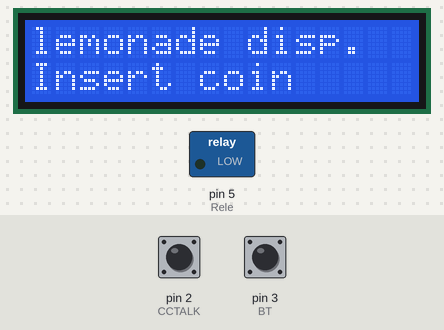
Recording of a sketch running on a simulated Arduino Uno, built with avr-gcc and run on an emulated ATmega328P. Parts: 16×2 character LCD, switched loads named in the sketch (green lamp = pin HIGH). Wiring (inferred from the names in the program): PCF8574 port expander at I2C address 0x27. Wiring (inferred from the signals the program sends): character LCD (HD44780): RS Q0; E Q2; backlight Q3; data Q4, Q5, Q6, Q7. Inputs (shaded band) come from the test bench; at power-on: pin 2 (CCTALK) LOW, pin 3 (BT) LOW.

Above: at 2.8 s.
2.9 s: pin 2 (CCTALK) pulsed HIGH 5 times (0.12 s each, 0.3 s apart)
At 3.4 s:
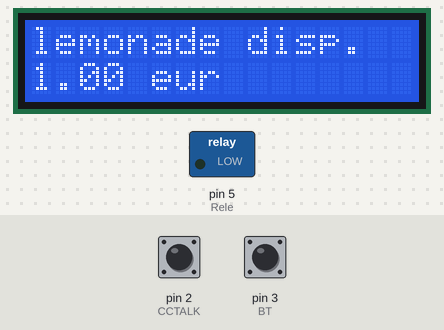
At 5.5 s:
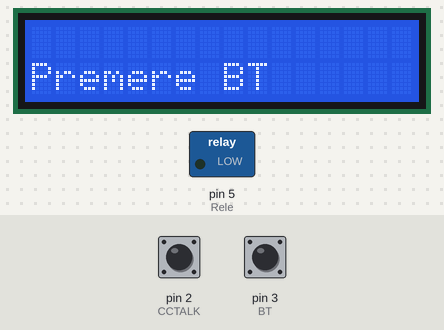
5.9 s: pin 3 (BT) pulsed HIGH 2 times (0.12 s each, 0.3 s apart)
At 7.6 s:
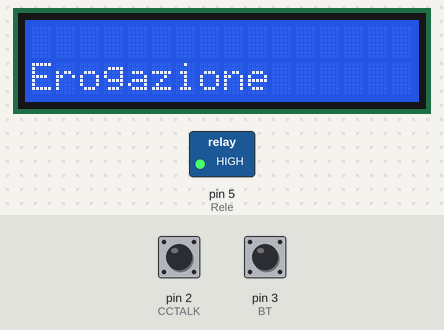
Timing chart, 0 to 13.5 s (numbered marks = the images above; inputs shaded):
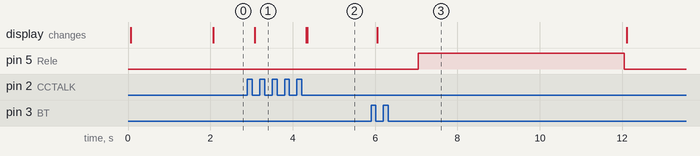

The sketch:

distributoreLimonata.ino
```cpp
#include "HD44780_LCD_PCF8574.h"
HD44780LCD lcd(2, 16, 0x27);

enum stati {accensione, waitcoin, attendistart, erogazione} stato;
bool FIRST = true;
#define _SETUP_BEGIN_ if (FIRST) {
#define _SETUP_END_ FIRST = false;}
void go(enum stati st){
  stato = st;
  FIRST = true;
}

void setup() {
  pinMode(2, INPUT);//CCTALK
  pinMode(3, INPUT);//BT
  pinMode(5, OUTPUT);//Rele
}

int s, ps;
int bt, pvbt;
int cc = 0;
unsigned long t1;
bool misura;
int importo;
int qta; //qta erogata
int maxqta = 10;

void loop() {
  switch(stato){
    case accensione:
      act_accensione();
      break;
    case waitcoin:
      act_waitcoin();
      break;
    case attendistart:
      act_attendistart();
      break;
    case erogazione:
      act_erogazione();
      break;
  }
}

void act_accensione(){
  _SETUP_BEGIN_
  _SETUP_END_

  lcd.PCF8574_LCDInit(LCDCursorTypeOff);
  lcd.PCF8574_LCDClearScreen();
  lcd.PCF8574_LCDBackLightSet(true);
  lcd.PCF8574_LCDGOTO(1, 0);
  lcd.PCF8574_LCDSendString("lemonade disp.");
  delay(2000);
  go(waitcoin);
}

void act_waitcoin(){
  _SETUP_BEGIN_
  lcd.PCF8574_LCDGOTO(2, 0);
  lcd.PCF8574_LCDSendString("Insert coin ");
  importo = 0;
  _SETUP_END_

  s = !digitalRead(2);

  if (s && !ps) {
    if (cc == 0) {
      t1 = millis();
      misura = true;
    }
    cc++;
  }

  if (((millis() - t1) > 1000) && misura) {
    lcd.PCF8574_LCDGOTO(2, 0);
    if (cc == 1) {
      lcd.PCF8574_LCDSendString("0.50 eur     ");
      importo += 50;
    } else if (cc == 2) {
      lcd.PCF8574_LCDSendString("1.00 eur     ");
      importo += 100;
    } else if (cc == 4) {
      lcd.PCF8574_LCDSendString("2.00 eur     ");
      importo += 200;
    } else {
      lcd.PCF8574_LCDSendString("?.?? eur");
    }

    cc = 0;
    misura = false;
  }

  if (importo >= 200) {
    go(attendistart);
  }

  ps = s;
}

void act_attendistart(){
  _SETUP_BEGIN_
  lcd.PCF8574_LCDClearScreen();
  lcd.PCF8574_LCDGOTO(2, 0);
  lcd.PCF8574_LCDSendString("Premere BT");
  _SETUP_END_

  bt = digitalRead(3);
  if (!bt && pvbt) { //FDD
    go(erogazione);
  }

  pvbt = bt;
}

void act_erogazione(){
  _SETUP_BEGIN_
  lcd.PCF8574_LCDClearScreen();
  lcd.PCF8574_LCDGOTO(2, 0);
  lcd.PCF8574_LCDSendString("Erogazione      ");
  delay(1000);
  digitalWrite(5, HIGH);
  t1 = millis();
  qta = 0;
  _SETUP_END_

  if ((millis() - t1) >= 500) {
    qta++;
    lcd.PCF8574_LCDGOTO(2, 0);
    lcd.PCF8574_LCDSendString(qta);
    t1 = millis();
  }

  if (qta >= maxqta) {
    digitalWrite(5, LOW);
    go(accensione);
  }
}
```

HD44780_LCD_PCF8574.cpp
```cpp
// Section : Includes
#include "HD44780_LCD_PCF8574.h"

// Section : constructor

HD44780LCD  :: HD44780LCD(uint8_t NumRow, uint8_t NumCol, uint8_t I2Caddress)
{
	_NumRowsLCD = NumRow;
	_NumColsLCD = NumCol;
	_LCDSlaveAddresI2C  = I2Caddress;
}

// Section : Functions

//  Func Desc: Send data byte to  LCD via I2C
//  Param1: data byte
void HD44780LCD::PCF8574_LCDSendData(unsigned char data) {
	unsigned char dataLower, dataUpper;
	uint8_t dataI2C[4];
	uint8_t TransmissionCode = 0;

	dataLower = (data << 4)&0xf0; //select lower nibble by moving it to the upper nibble position
	dataUpper = data & 0xf0; //select upper nibble
	dataI2C[0] = dataUpper | (LCD_DATA_BYTE_ON & _LCDBackLight); //enable=1 and rs =1 1101  YYYY-X-en-X-rs
	dataI2C[1] = dataUpper | (LCD_DATA_BYTE_OFF & _LCDBackLight); //enable=0 and rs =1 1001 YYYY-X-en-X-rs
	dataI2C[2] = dataLower | (LCD_DATA_BYTE_ON & _LCDBackLight); //enable=1 and rs =1 1101  YYYY-X-en-X-rs
	dataI2C[3] = dataLower | (LCD_DATA_BYTE_OFF &  _LCDBackLight); //enable=0 and rs =1 1001 YYYY-X-en-X-rs

	Wire.beginTransmission(_LCDSlaveAddresI2C);
	Wire.write(dataI2C, 4) ;
	TransmissionCode  = Wire.endTransmission();
	if (TransmissionCode!= 0)
	{
		#ifdef LCD_SERIAL_DEBUG
			Serial.print("1203 : ");
			Serial.print("I2C error  wire.endTransmission : ");
			Serial.print("Tranmission code : ");
			Serial.println(TransmissionCode);
			delay(100);
		#endif
	}

}

//  Func Desc: Send command byte to  lcd
//  Param1: command byte

void HD44780LCD::PCF8574_LCDSendCmd(unsigned char cmd) {
	unsigned char cmdLower, cmdupper;
	uint8_t cmdI2C[4];
	uint8_t TransmissionCode = 0;

	cmdLower = (cmd << 4)&0xf0; //select lower nibble by moving it to the upper nibble position
	cmdupper = cmd & 0xf0; //select upper nibble
	cmdI2C[0] = cmdupper | (LCD_CMD_BYTE_ON & _LCDBackLight); // YYYY-1100 YYYY-led-en-rw-rs ,enable=1 and rs =0
	cmdI2C[1] = cmdupper | (LCD_CMD_BYTE_OFF & _LCDBackLight); // YYYY-1000 YYYY-led-en-rw-rs ,enable=0 and rs =0
	cmdI2C[2] = cmdLower | (LCD_CMD_BYTE_ON & _LCDBackLight); // YYYY-1100 YYYY-led-en-rw-rs ,enable=1 and rs =0
	cmdI2C[3] = cmdLower | (LCD_CMD_BYTE_OFF & _LCDBackLight); // YYYY-1000 YYYY-led-en-rw-rs ,enable=0 and rs =0

	Wire.beginTransmission(_LCDSlaveAddresI2C);
	Wire.write(cmdI2C, 4) ;
	TransmissionCode  = Wire.endTransmission();
	if (TransmissionCode!= 0)
	{
		#ifdef LCD_SERIAL_DEBUG
			Serial.print("1202 : ");
			Serial.print("I2C error  wire.endTransmission : ");
			Serial.print("Tranmission code : ");
			Serial.println(TransmissionCode);
			delay(100);
		#endif
	}

}

// Func Desc: Clear a line by writing spaces to every position
// Param1: enum LCDLineNumber_e lineNo  1-4

void HD44780LCD::PCF8574_LCDClearLine(LCDLineNumber_e lineNo) {

	switch (lineNo) {
		case LCDLineNumberOne:
			PCF8574_LCDSendCmd(LCD_LINE_ADR1);
			break;
		case LCDLineNumberTwo:
			PCF8574_LCDSendCmd(LCD_LINE_ADR2);
			break;
		case LCDLineNumberThree:
			if (_NumColsLCD == 20)
				PCF8574_LCDSendCmd(LCD_LINE_ADR3_20);
			else
				PCF8574_LCDSendCmd(LCD_LINE_ADR3_16);
			break;
		case LCDLineNumberFour:
			if (_NumColsLCD == 20)
				PCF8574_LCDSendCmd(LCD_LINE_ADR4_20);
			else
				PCF8574_LCDSendCmd(LCD_LINE_ADR4_16);
			break;
	}

	for (uint8_t i = 0; i < _NumColsLCD; i++) {
		PCF8574_LCDSendData(' ');
	}
}

// Func Desc: Clear screen by writing spaces to every position
// Note : See also LCDClearScreenCmd for software command  clear alternative.

void HD44780LCD::PCF8574_LCDClearScreen(void) {
	if (_NumRowsLCD < 1 || _NumRowsLCD >4)
	{
		return;
	}

	PCF8574_LCDClearLine(LCDLineNumberOne);

	if (_NumRowsLCD >= 2)
		PCF8574_LCDClearLine(LCDLineNumberTwo);
	if (_NumRowsLCD >= 3)
		PCF8574_LCDClearLine(LCDLineNumberThree);
	if (_NumRowsLCD == 4)
		PCF8574_LCDClearLine(LCDLineNumberFour);
}


// Func Desc: Reset screen
// Param1: enum LCDCursorType_e cursor type, 4 choices

void HD44780LCD::PCF8574_LCDResetScreen(LCDCursorType_e CursorType) {
	PCF8574_LCDSendCmd(LCD_MODE_4BIT);
	PCF8574_LCDSendCmd(LCD_DISPLAY_ON);
	PCF8574_LCDSendCmd(CursorType);
	PCF8574_LCDSendCmd(LCD_CLRSCR);
	PCF8574_LCDSendCmd(LCDEntryModeThree);
	delay(5);
}


// Func Desc: Turn Screen on and off
// Param1: passed bool, True = display on , false = display off

void HD44780LCD::PCF8574_LCDDisplayON(bool OnOff) {
	OnOff ? PCF8574_LCDSendCmd(LCD_DISPLAY_ON) : PCF8574_LCDSendCmd(LCD_DISPLAY_OFF);
	delay(5);
}


// Func Desc: Initialise LCD
// Param1: enum LCDCursorType_e cursor type, 4 choices.

void HD44780LCD::PCF8574_LCDInit(LCDCursorType_e CursorType) {

	if (PCF8574_LCD_I2C_ON()  != true)
	{
		delay(2000);
		return;
	}

	delay(15);
	PCF8574_LCDSendCmd(LCD_HOME);
	delay(5);
	PCF8574_LCDSendCmd(LCD_HOME);
	delay(5);
	PCF8574_LCDSendCmd(LCD_HOME);
	delay(5);
	PCF8574_LCDSendCmd(LCD_MODE_4BIT);
	PCF8574_LCDSendCmd(LCD_DISPLAY_ON);
	PCF8574_LCDSendCmd(CursorType);
	PCF8574_LCDSendCmd(LCDEntryModeThree);
	PCF8574_LCDSendCmd(LCD_CLRSCR);
	delay(5);
}

// Func Desc: Send string to LCD
// Param1: Pointer to the char array

void HD44780LCD::PCF8574_LCDSendString(char *str) {
	while (*str) PCF8574_LCDSendData(*str++);
}


// Func Desc: Sends a character to screen , simply wraps SendData command.
// Param1: Character to display
void HD44780LCD::PCF8574_LCDSendChar(char data) {
	PCF8574_LCDSendData(data);
}

// Func Desc: Moves cursor
// Param1. enum LCDDirectionType_e left or right
// Param2. uint8_t number of spaces to move

void HD44780LCD::PCF8574_LCDMoveCursor(LCDDirectionType_e direction, uint8_t moveSize) {
	uint8_t i = 0;
	if (direction == LCDMoveRight) {
		for (i = 0; i < moveSize; i++) {
			PCF8574_LCDSendCmd(LCD_MOV_CURSOR_RIGHT);
		}
	} else {
		for (i = 0; i < moveSize; i++) {
			PCF8574_LCDSendCmd(LCD_MOV_CURSOR_LEFT);
		}
	}

}

// Func Desc: Scrolls screen
// Param1. enum LCDDirectionType_e , left or right
// Param2. uint8_t number of spaces to scroll

void HD44780LCD::PCF8574_LCDScroll(LCDDirectionType_e direction, uint8_t ScrollSize) {
	uint8_t i = 0;
	if (direction == LCDMoveRight) {
		for (i = 0; i < ScrollSize; i++) {
			PCF8574_LCDSendCmd(LCD_SCROLL_RIGHT);
		}
	} else {
		for (i = 0; i < ScrollSize; i++) {
			PCF8574_LCDSendCmd(LCD_SCROLL_LEFT);
		}
	}

}
// Func Desc: moves cursor to an x , y position on display.
// Param1: enum LCDLineNumber_e  row 1-4
// Param2: uint8_t col 0-15
void HD44780LCD::PCF8574_LCDGOTO(LCDLineNumber_e line, uint8_t col) {
	switch (line) {
		case LCDLineNumberOne:
			PCF8574_LCDSendCmd(LCD_LINE_ADR1 | col);
			break;
		case LCDLineNumberTwo:
			PCF8574_LCDSendCmd(LCD_LINE_ADR2 | col);
			break;
		case LCDLineNumberThree:
			if (_NumColsLCD == 20)
				PCF8574_LCDSendCmd(LCD_LINE_ADR3_20 + col);
			else
				PCF8574_LCDSendCmd(LCD_LINE_ADR3_16 | col);
			break;
		case LCDLineNumberFour:
			if (_NumColsLCD == 20)
				PCF8574_LCDSendCmd(LCD_LINE_ADR4_20 + col);
			else
				PCF8574_LCDSendCmd(LCD_LINE_ADR4_16 | col);
			;
			break;
	}
}

// Func Desc: Saves a custom character to a location in CG_RAM
// Param1: CG_RAM location 0-7 we only have 8 locations 0-7
// Param2: An array of 8 bytes representing a custom character data
void HD44780LCD::PCF8574_LCDCreateCustomChar(uint8_t location, uint8_t * charmap)
{
	 if (location >= 8) {return;}
	PCF8574_LCDSendCmd(LCD_CG_RAM | (location<<3));
	for (uint8_t i=0; i<8; i++) {
		PCF8574_LCDSendData(charmap[i]);
	}
}

// Func Desc: Turn LED backlight on and off
// Param1: passed bool True = LED on , false = display LED off
// Note: another data or command must be issued before it takes effect.
void HD44780LCD::PCF8574_LCDBackLightSet(bool OnOff)
{
	 OnOff ? (_LCDBackLight= LCD_BACKLIGHTON_MASK) : (_LCDBackLight= LCD_BACKLIGHTOFF_MASK);
}


// Func Desc: Setup I2C settings
// Returns false if PCF8574 fails to appear on I2C bus
// Returns true if ok
// Note if LCD_SERIAL_DEBUG enabled will print I2C error code to screen
//    wire.endTransmission() return:
//    0 : Success
//    1 : Data length error
//     2 : NACK on transmit of the address.
//     3 : NACK on transmit of the data.
//    4 :  Some other error
bool HD44780LCD::PCF8574_LCD_I2C_ON()
{
	uint8_t TransmissionCode = 0;
	Wire.begin();
	Wire.setClock(100000UL);
	Wire.beginTransmission(_LCDSlaveAddresI2C);
	TransmissionCode  = Wire.endTransmission();
	if (TransmissionCode!= 0)
		{
			#ifdef LCD_SERIAL_DEBUG
				Serial.print("1201 : ");
				Serial.print("I2C error  wire.endTransmission : ");
				Serial.print("Tranmission code : ");
				Serial.println(TransmissionCode);
			#endif
			return false;      //Check if the PCF8574 is connected
		}else{
			#ifdef LCD_SERIAL_DEBUG
				Serial.print("I2C Success Init : ");
			#endif
			return true;
		}
}


// Print out a customer character from CGRAM
// Param1 CGRAM location 0-7
void HD44780LCD::PCF8574_LCDPrintCustomChar(uint8_t location)
{
	if (location >= 8) {return;}
	PCF8574_LCDSendData(location);
}

// Called by print class, used to print out numerical data types etc
size_t HD44780LCD::write(uint8_t c)
{
	PCF8574_LCDSendChar(c) ;
	return 1;
}

// Clear display using software command , set cursor position to zero
// See also LCDClearScreen for manual clear

void HD44780LCD::PCF8574_LCDClearScreenCmd(void) {
	PCF8574_LCDSendCmd(LCD_CLRSCR);
	 delay(3); // Requires a delay
}

// Set Cursor position to zero

void HD44780LCD::PCF8574_LCDHome(void) {
	PCF8574_LCDSendCmd(LCD_HOME);
	delay(3); // Requires a delay
}

// Change entry mode
// Param1 enum LCDEntryMode_e 1-4 , 4 choices.

void HD44780LCD::PCF8574_LCDChangeEntryMode(LCDEntryMode_e newEntryMode)
{
	PCF8574_LCDSendCmd(newEntryMode);
	delay(3); // Requires a delay
}

// **** EOF ****
```

HD44780_LCD_PCF8574.h
```cpp
/*
 * File: HD44780_LCD_PCF8574.h
 * Description:
 * HD44780-based character LCD 16x02 I2C(PCF8574) library header file for arduino eco system
 * Author: Gavin Lyons.
 * Created : March 2022
 * Description: See URL for full details.
 * URL: https://github.com/gavinlyonsrepo/HD44780_LCD_PCF8574
 */

#if ARDUINO >= 100
 #include "Arduino.h"
 #include "Print.h"
#else
 #include "WProgram.h"
#endif

#include "Wire.h"

#ifndef LCD_HD44780_H
#define LCD_HD44780_H

// Section: Defines

//#define LCD_SERIAL_DEBUG // comment in for serial debug I2C errors

// Command Byte Codes See  URL : dinceraydin.com/lcd/commands.htm for HD44780 CMDs

#define LCD_MODE_8BIT 0x38 // Function set (8-bit interface, 2 lines, 5*7 Pixels)
#define LCD_MODE_4BIT 0x28 // Function set (4-bit interface, 2 lines, 5*7 Pixels)

#define LCD_SCROLL_RIGHT 0x1E // Scroll display one character right (all lines)
#define LCD_SCROLL_LEFT 0x18 // Scroll display one character left (all lines)
#define LCD_HOME  0x02 // Home (move cursor to top/left character position)

#define LCD_MOV_CURSOR_LEFT 0x10 // Move cursor one character left
#define LCD_MOV_CURSOR_RIGHT 0x14 //Move cursor one character right

#define LCD_DISPLAY_ON 0x0C  // Restore the display (with cursor hidden)
#define LCD_DISPLAY_OFF 0x08 // Blank the display (without clearing)
#define LCD_CLRSCR 0x01 // clear screen

#define LCD_LINE_ADR1 0x80 // Set cursor position (DDRAM address) 80+ addr
#define LCD_LINE_ADR2 0xC0 // Set cursor position line 2 (DDRAM address) C0+ addr
#define LCD_LINE_ADR3_20  0x94 // line 3 untested, no part, for 20x04
#define LCD_LINE_ADR4_20  0xD4 // line 4 untested, no part, for 20x04
#define LCD_LINE_ADR3_16  0x90 // line 3 untested, no part, for 16x04
#define LCD_LINE_ADR4_16  0xD0 // line 4 untested, no part, for 16x04
#define LCD_CG_RAM 0x40 //Set pointer in character-generator RAM (CG RAM address)

// Codes for I2C byte,
// Byte = DATA-led-en-rw-rs (en=enable rs = reg select)(led always on rw always write)
#define LCD_DATA_BYTE_ON 0x0D //enable=1 and rs =1 1101  DATA-led-en-rw-rs
#define LCD_DATA_BYTE_OFF 0x09 // enable=0 and rs =1 1001 DATA-led-en-rw-rs
#define LCD_CMD_BYTE_ON 0x0C  // enable=1 and rs =0 1100 COMD-led-en-rw-rs
#define LCD_CMD_BYTE_OFF 0x08 // enable=0 and rs =0 1000 COMD-led-en-rw-rs
#define LCD_BACKLIGHTON_MASK 0x0F // XXXX-1111 , XXXX = don't care
#define LCD_BACKLIGHTOFF_MASK 0x07 // XXXX-0111

// Section :: enums

typedef enum {
    LCDEntryModeOne = 0x04, // Display Shift :OFF Decrement Address Counter
    LCDEntryModeTwo = 0x05, // Display Shift :ON  Decrement Address Counter
    LCDEntryModeThree = 0x06, // Display Shift :OFF Increment Address Counter, default
    LCDEntryModeFour = 0x07, // Display Shift :ON Increment Address Counter
} LCDEntryMode_e; // Entry mode  set command

typedef enum
{
    LCDCursorTypeOff= 0x0C, // Make cursor invisible
    LCDCursorTypeBlink = 0x0D, // Turn on blinking-block cursor
    LCDCursorTypeOn = 0x0E, // Turn on visible  underline cursor
    LCDCursorTypeOnBlink  = 0x0F, // Turn on blinking-block cursor + visible underline cursor
}LCDCursorType_e; // Cursor mode

typedef enum
{
    LCDMoveRight= 1, // move right
    LCDMoveLeft = 2, // move left
}LCDDirectionType_e; // Direction mode for scroll and move

typedef enum {
    LCDLineNumberOne = 1, // row 1
    LCDLineNumberTwo = 2, // row 2
    LCDLineNumberThree = 3, // row 3
    LCDLineNumberFour = 4, // row 4
} LCDLineNumber_e; // line number


// Section: Class's

class HD44780LCD : public Print{
  public:
	HD44780LCD(uint8_t NumRow, uint8_t NumCol, uint8_t I2Caddress);
	~HD44780LCD(){};

	void PCF8574_LCDInit (LCDCursorType_e);
	void PCF8574_LCDDisplayON(bool );
	void PCF8574_LCDResetScreen(LCDCursorType_e);
	void PCF8574_LCDBackLightSet(bool);

	void PCF8574_LCDSendString (char *str);
	void PCF8574_LCDSendChar (char data);
	void PCF8574_LCDCreateCustomChar(uint8_t location, uint8_t* charmap);
	void PCF8574_LCDPrintCustomChar(uint8_t location);

	void PCF8574_LCDMoveCursor(LCDDirectionType_e, uint8_t moveSize);
	void PCF8574_LCDScroll(LCDDirectionType_e, uint8_t ScrollSize);
	void PCF8574_LCDGOTO(LCDLineNumber_e  lineNo, uint8_t  col);
	void PCF8574_LCDClearLine (LCDLineNumber_e lineNo);
	void PCF8574_LCDClearScreen(void);
	void PCF8574_LCDClearScreenCmd(void);
	void PCF8574_LCDHome(void);
	void PCF8574_LCDChangeEntryMode(LCDEntryMode_e mode);

#if ARDUINO >= 100
		virtual size_t write(uint8_t);
#else
		virtual void   write(uint8_t);
#endif

  private:
	void PCF8574_LCDSendCmd (unsigned char cmd);
	void PCF8574_LCDSendData (unsigned char data);
	bool PCF8574_LCD_I2C_ON(void);

	uint8_t _LCDBackLight= LCD_BACKLIGHTON_MASK;
	//I2C  address for I2C module PCF8574 backpack on LCD
	uint8_t _LCDSlaveAddresI2C = 0x27 ;
	uint8_t _NumRowsLCD = 2;
	uint8_t _NumColsLCD = 16;

  }; // end of HD44780LCD class

#endif // guard header ending
```

Measured:
- after the input at 2.9 s, the display: changes after 0.18 s (image 1)
- after the input at 5.9 s, pin 5 (Rele): LOW → HIGH after 1.1 s, → LOW 5.0 s later; the display: changes after 0.15 s (image 3)
